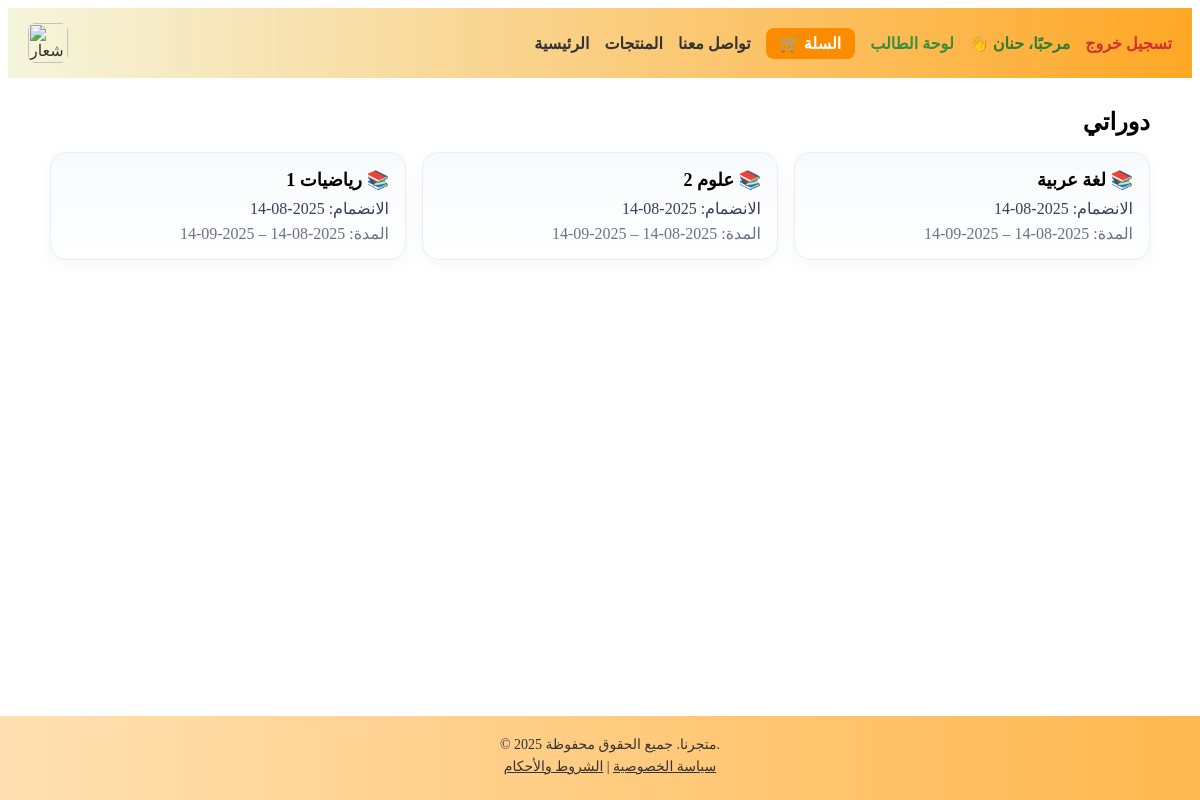
The app's page /student/courses/ (signed in) with its own data.
### core/models.py (models this page shows, shortened)
class CustomUser(AbstractUser):
    role = models.CharField(
        max_length=10,
        choices=ROLE_CHOICES,
        verbose_name="الدور"
    )
    def is_student(self):
        return self.role == 'student'
    class Meta:
        verbose_name = "مستخدم"
        verbose_name_plural = "المستخدمون"

### students/models.py (models this page shows, shortened)
class Enrollment(models.Model):
    STATUS = (
        ("active", "نشط"),
        ("pending", "بانتظار"),
        ("expired", "منتهي"),
    )
    student   = models.ForeignKey(Student, on_delete=models.CASCADE, related_name='enrollments')
    course    = models.ForeignKey(Course, on_delete=models.CASCADE, related_name='enrollments')
    status    = models.CharField(max_length=10, choices=STATUS, default="active")
    joined_at = models.DateTimeField(default=timezone.now)
    starts_at = models.DateTimeField(null=True, blank=True)
    ends_at   = models.DateTimeField(null=True, blank=True)
    progress  = models.DecimalField(max_digits=5, decimal_places=2, default=0)
    teams_link = models.URLField(blank=True)
    class Meta:
        unique_together = ('student', 'course')
        indexes = [
            models.Index(fields=["student"]),
            models.Index(fields=["course"]),
            models.Index(fields=["status"]),
        ]
        ordering = ("-joined_at",)

class Course(models.Model):
    title = models.CharField(max_length=200)
    slug = models.SlugField(unique=True)
    is_active = models.BooleanField(default=True)
    start_date = models.DateField(null=True, blank=True)
    end_date   = models.DateField(null=True, blank=True)
    duration_days = models.PositiveIntegerField(default=30)
    teams_link = models.URLField(blank=True)
    class Meta:
        ordering = ("title",)

### students/permissions.py (the view)
    @login_required
    def _wrapped(request, *args, **kwargs):
        if getattr(request.user, "role", None) != "student":
            raise PermissionDenied("غير مصرح")
        return view_func(request, *args, **kwargs)

### students/permissions.py (called while the page is built)
def student_required(view_func):
    @login_required
    def _wrapped(request, *args, **kwargs):
        if getattr(request.user, "role", None) != "student":
            raise PermissionDenied("غير مصرح")
        return view_func(request, *args, **kwargs)
    return _wrapped

### students/views.py (called while the page is built)
def _get_student(request) -> Student:
    student, _ = Student.objects.get_or_create(user=request.user)
    return student

@student_required
@require_http_methods(["GET"])
def my_courses(request):
    s = _get_student(request)
    enrollments = (
        s.enrollments
        .select_related("course")
        .order_by("-joined_at")
    )
    return render(request, "students/my_courses.html", {"student": s, "enrollments": enrollments, "now": timezone.now()})

### templates/students/my_courses.html
{% include "header.html" %}
<div class="wrapper" style="max-width:1100px;margin:0 auto;padding:30px 16px;" dir="rtl">
  <h2 style="margin:0 0 16px 0;">دوراتي</h2>
  {% if enrollments %}
    <div style="display:grid;grid-template-columns:repeat(auto-fit,minmax(260px,1fr));gap:16px;">
      {% for e in enrollments %}
        <article style="background:linear-gradient(180deg,#f7fafd,#ffffff);border:1px solid #e7eef5;border-radius:16px;padding:16px;box-shadow:0 4px 16px rgba(0,0,0,.04);">
          <h3 style="margin:0 0 8px 0;font-size:18px;">📚 {{ e.course.title }}</h3>
          <p style="margin:0;color:#374151;">الانضمام: {{ e.joined_at|date:"Y-m-d" }}</p>
          {% if e.course.start_date or e.course.end_date %}
            <p style="margin:6px 0 0 0;color:#6b7280;">
              المدة: {{ e.course.start_date|date:"Y-m-d" }} – {{ e.course.end_date|date:"Y-m-d" }}
            </p>
          {% endif %}
        </article>
      {% endfor %}
    </div>
  {% else %}
    <div style="background:#fff;border:1px dashed #d1d5db;border-radius:12px;padding:20px;color:#6b7280;">
      لا توجد دورات حتى الآن.
    </div>
  {% endif %}
</div>
{% include "footer.html" %}

### templates/header.html (shortened to what this page needs)
{% load static %}
<header style="background: linear-gradient(to right, #f5f5dc, #ffa726); padding: 15px 20px; color: #333;">
  <div style="display: flex; justify-content: space-between; align-items: center; flex-wrap: wrap;">
    <div style="display: flex; align-items: center;">
      <img src="https://res.cloudinary.com/dlql12ycp/image/upload/v1754102032/logo_dexumq.png"
           alt="شعار الموقع"
           style="height: 40px; border-radius: 8px; object-fit: contain;">
    </div>
    <nav id="main-nav" style="display: flex; gap: 15px; align-items: center; flex-wrap: wrap;">
      <a href="/" style="text-decoration: none; color: #333; font-weight: bold;">الرئيسية</a>
      <a href="/products/" style="text-decoration: none; color: #333; font-weight: bold;">المنتجات</a>
      <a href="/contact/" style="text-decoration: none; color: #333; font-weight: bold;">تواصل معنا</a>
      <a href="/cart/"
         style="text-decoration: none; background-color: #fb8c00; color: white; padding: 6px 14px; border-radius: 8px; font-weight: bold;">
         🛒 السلة
      </a>
      {% if user.is_authenticated %}
        {% if user.is_student %}
          <a href="/student/dashboard/" style="text-decoration: none; color: #388e3c; font-weight: bold;">لوحة الطالب</a>
        {% elif user.is_teacher %}
          <a href="/teacher/dashboard/" style="text-decoration: none; color: #1976d2; font-weight: bold;">لوحة المعلم</a>
        {% endif %}
        <span style="font-weight: bold; color: #2e7d32;">👋 مرحبًا، {{ user.get_full_name|default:user.username }}</span>
        <a href="/logout/" style="text-decoration: none; color: #d32f2f; font-weight: bold;">تسجيل خروج</a>
      {% else %}
        <a href="/login/" style="text-decoration: none; color: #333; font-weight: bold;">تسجيل دخول</a>
        <a href="/register/" style="text-decoration: none; color: #333; font-weight: bold;">إنشاء حساب</a>
      {% endif %}
    </nav>
  </div>
</header>

### records on screen
CustomUser: get_full_name "حنان"
Enrollment: course "لغة عربية", joined_at "2025-08-14", course.start_date "2025-08-14", course.end_date "2025-09-14"
Enrollment: course "علوم 2", joined_at "2025-08-14", course.start_date "2025-08-14", course.end_date "2025-09-14"
Enrollment: course "رياضيات 1", joined_at "2025-08-14", course.start_date "2025-08-14", course.end_date "2025-09-14"
